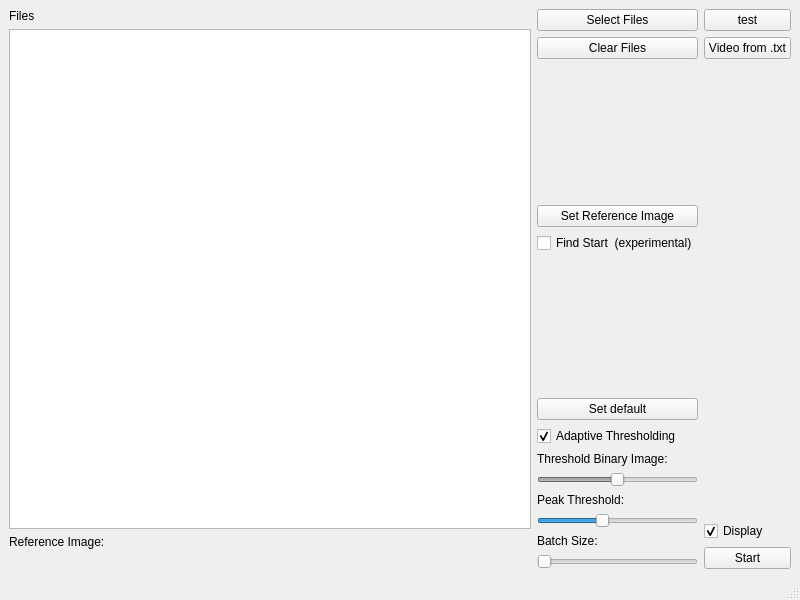
<?xml version="1.0" encoding="UTF-8"?>
<ui version="4.0">
 <class>MainWindow</class>
 <widget class="QMainWindow" name="MainWindow">
  <property name="geometry">
   <rect>
    <x>0</x>
    <y>0</y>
    <width>800</width>
    <height>600</height>
   </rect>
  </property>
  <property name="windowTitle">
   <string>MainWindow</string>
  </property>
  <widget class="QWidget" name="centralwidget">
   <layout class="QGridLayout" name="gridLayout">
    <item row="0" column="1">
     <layout class="QVBoxLayout" name="verticalLayout_4">
      <item>
       <widget class="QPushButton" name="selectFilesBtn">
        <property name="text">
         <string>Select Files</string>
        </property>
       </widget>
      </item>
      <item>
       <widget class="QPushButton" name="clearFilesBtn">
        <property name="text">
         <string>Clear Files</string>
        </property>
       </widget>
      </item>
      <item>
       <spacer name="verticalSpacer_3">
        <property name="orientation">
         <enum>Qt::Vertical</enum>
        </property>
        <property name="sizeHint" stdset="0">
         <size>
          <width>20</width>
          <height>40</height>
         </size>
        </property>
       </spacer>
      </item>
      <item>
       <widget class="QPushButton" name="setRefImgBtn">
        <property name="text">
         <string>Set Reference Image</string>
        </property>
       </widget>
      </item>
      <item>
       <widget class="QCheckBox" name="findRefImageCB">
        <property name="enabled">
         <bool>true</bool>
        </property>
        <property name="text">
         <string>Find Start  (experimental)</string>
        </property>
       </widget>
      </item>
      <item>
       <spacer name="verticalSpacer_2">
        <property name="orientation">
         <enum>Qt::Vertical</enum>
        </property>
        <property name="sizeHint" stdset="0">
         <size>
          <width>20</width>
          <height>40</height>
         </size>
        </property>
       </spacer>
      </item>
      <item>
       <widget class="QPushButton" name="setDefaultBtn">
        <property name="toolTip">
         <string>Reset values for Thresholds and Batch Size</string>
        </property>
        <property name="text">
         <string>Set default</string>
        </property>
       </widget>
      </item>
      <item>
       <widget class="QCheckBox" name="adaptiveCB">
        <property name="text">
         <string>Adaptive Thresholding</string>
        </property>
        <property name="checked">
         <bool>true</bool>
        </property>
       </widget>
      </item>
      <item>
       <widget class="QLabel" name="thresholdLabel">
        <property name="text">
         <string>Threshold Binary Image:</string>
        </property>
       </widget>
      </item>
      <item>
       <widget class="QSlider" name="thresholdSlider">
        <property name="enabled">
         <bool>false</bool>
        </property>
        <property name="sizePolicy">
         <sizepolicy hsizetype="Preferred" vsizetype="Preferred">
          <horstretch>0</horstretch>
          <verstretch>0</verstretch>
         </sizepolicy>
        </property>
        <property name="toolTip">
         <string>Threshold for Image Binarization</string>
        </property>
        <property name="maximum">
         <number>255</number>
        </property>
        <property name="value">
         <number>127</number>
        </property>
        <property name="orientation">
         <enum>Qt::Horizontal</enum>
        </property>
       </widget>
      </item>
      <item>
       <widget class="QLabel" name="peakLabel">
        <property name="text">
         <string>Peak Threshold:</string>
        </property>
       </widget>
      </item>
      <item>
       <widget class="QSlider" name="sortSlider">
        <property name="sizePolicy">
         <sizepolicy hsizetype="Preferred" vsizetype="Fixed">
          <horstretch>0</horstretch>
          <verstretch>0</verstretch>
         </sizepolicy>
        </property>
        <property name="toolTip">
         <string>Cut-off value for sorting images</string>
        </property>
        <property name="maximum">
         <number>10</number>
        </property>
        <property name="value">
         <number>4</number>
        </property>
        <property name="orientation">
         <enum>Qt::Horizontal</enum>
        </property>
        <property name="invertedAppearance">
         <bool>false</bool>
        </property>
       </widget>
      </item>
      <item>
       <widget class="QLabel" name="batchSizeLabel">
        <property name="text">
         <string>Batch Size:</string>
        </property>
       </widget>
      </item>
      <item>
       <widget class="QSlider" name="batchSlider">
        <property name="sizePolicy">
         <sizepolicy hsizetype="Preferred" vsizetype="Fixed">
          <horstretch>0</horstretch>
          <verstretch>0</verstretch>
         </sizepolicy>
        </property>
        <property name="toolTip">
         <string>Size of search window for reference image and for sorting</string>
        </property>
        <property name="minimum">
         <number>40</number>
        </property>
        <property name="maximum">
         <number>100</number>
        </property>
        <property name="orientation">
         <enum>Qt::Horizontal</enum>
        </property>
       </widget>
      </item>
     </layout>
    </item>
    <item row="0" column="0">
     <layout class="QVBoxLayout" name="verticalLayout_5">
      <item>
       <widget class="QLabel" name="label">
        <property name="text">
         <string>Files</string>
        </property>
       </widget>
      </item>
      <item>
       <widget class="QListWidget" name="filesListWidget"/>
      </item>
      <item>
       <widget class="QLabel" name="refImageLabel">
        <property name="enabled">
         <bool>true</bool>
        </property>
        <property name="text">
         <string>Reference Image: </string>
        </property>
       </widget>
      </item>
      <item>
       <widget class="QLabel" name="referenceView">
        <property name="sizePolicy">
         <sizepolicy hsizetype="Preferred" vsizetype="Preferred">
          <horstretch>0</horstretch>
          <verstretch>0</verstretch>
         </sizepolicy>
        </property>
        <property name="text">
         <string/>
        </property>
       </widget>
      </item>
     </layout>
    </item>
    <item row="0" column="2">
     <layout class="QVBoxLayout" name="verticalLayout">
      <item>
       <widget class="QPushButton" name="pushButton_test">
        <property name="text">
         <string>test</string>
        </property>
       </widget>
      </item>
      <item>
       <widget class="QPushButton" name="videoFromPathsBtn">
        <property name="toolTip">
         <string>Write Video from res.txt</string>
        </property>
        <property name="text">
         <string>Video from .txt</string>
        </property>
       </widget>
      </item>
      <item>
       <spacer name="verticalSpacer">
        <property name="orientation">
         <enum>Qt::Vertical</enum>
        </property>
        <property name="sizeHint" stdset="0">
         <size>
          <width>20</width>
          <height>40</height>
         </size>
        </property>
       </spacer>
      </item>
      <item>
       <widget class="QCheckBox" name="displayCB">
        <property name="toolTip">
         <string>Whether to display intermediate results</string>
        </property>
        <property name="text">
         <string>Display</string>
        </property>
        <property name="checked">
         <bool>true</bool>
        </property>
       </widget>
      </item>
      <item>
       <widget class="QPushButton" name="startBtn">
        <property name="text">
         <string>Start</string>
        </property>
       </widget>
      </item>
     </layout>
    </item>
   </layout>
  </widget>
  <widget class="QMenuBar" name="menubar">
   <property name="geometry">
    <rect>
     <x>0</x>
     <y>0</y>
     <width>800</width>
     <height>21</height>
    </rect>
   </property>
  </widget>
  <widget class="QStatusBar" name="statusbar"/>
 </widget>
 <resources/>
 <connections/>
</ui>
